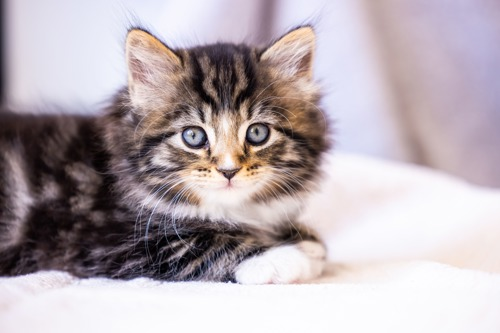
#> input picture photos/cat1.jpg, 500 x 333 px
$ python contours.py
#> lines starting #> are read from the running program, lines starting #| are printed output that depends on the picture; after the words box and inside, x2 and y2 are one past the last pixel; in counts of white or black regions, pixels touching at a corner belong together
import cv2 as cv
import numpy as np

img = cv.imread('photos/cat1.jpg')
#> img is the input picture: shape (333, 500, 3); mean B, G, R 177.9, 172.5, 183.2
cv.imshow('Cat', img)

blank = np.zeros(img.shape, dtype='uint8') # create a blank image with the same shape as the original image, the dtype parameter is used to specify the data type of the pixel values in the blank image. In this example, we will set the data type to uint8, which means that the pixel values in the blank image will be 8-bit unsigned integers, which can represent values from 0 to 255. The blank image will be used to draw the contours on it, so that we can visualize the contours without modifying the original image.
cv.imshow('Blank', blank)

gray = cv.cvtColor(img, cv.COLOR_BGR2GRAY) # convert the image to grayscale, the first parameter is the input image, and the second parameter is the color conversion code, which is used to specify how the color space of the image will be converted. In this example, we will convert the image from BGR color space to grayscale color space by setting the color conversion code to COLOR_BGR2GRAY.
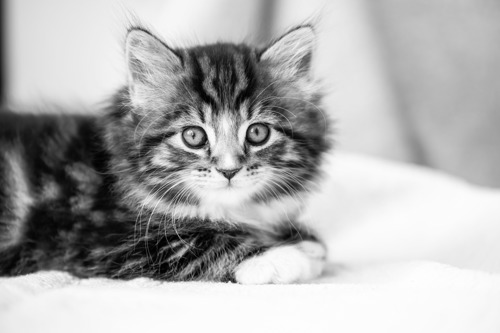
#> gray: shape (333, 500); min 0, max 255, mean 176.3
cv.imshow('Gray', gray)

blur = cv.GaussianBlur(gray, (5, 5), cv.BORDER_DEFAULT) # apply a Gaussian blur to the grayscale image to reduce noise, the first parameter is the input image, the second parameter is the kernel size, which is used to specify the size of the Gaussian kernel that will be applied to the image. In this example, we will set the kernel size to (5, 5), which means that we will use a 5x5 Gaussian kernel to blur the image. The third parameter is the border type, which is used to specify how the borders of the image will be handled when applying the Gaussian blur. In this example, we will setthe border type to BORDER_DEFAULT, which means thatthe borders ofthe image will be handled usingthe default border handling method.
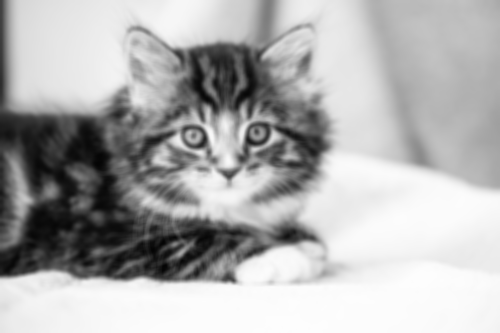
#> blur: shape (333, 500); min 4, max 253, mean 176.3
# cv.imshow('Blur', blur)

canny = cv.Canny(blur, 150, 175) # apply the Canny edge detection algorithm to the blurred image, the first parameter is the input image, the second parameter is the lower threshold for the hysteresis procedure, and the third parameter is the upper threshold for the hysteresis procedure. In this example, we will set the lower threshold to 150 and the upper threshold to 175, which will give us a good result for edge detection. The Canny edge detection algorithm works by first applying a Gaussian blur to the image to reduce noise,
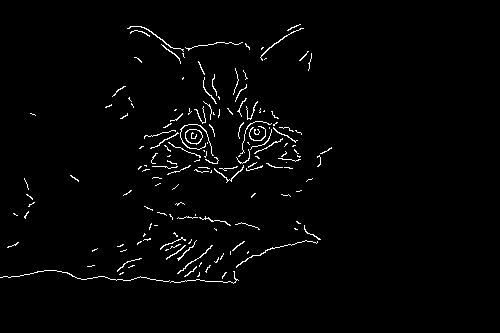
#> canny: shape (333, 500); 1.9% white in thin lines or dots, all inside (x1, y1, x2, y2) = (0, 24, 332, 284)
# then it applies the Sobel operator to calculate the gradient of the image, and finally it applies the hysteresis procedure to determine which edges are strong and which edges are weak. The Canny edge detection algorithm is a multi-stage algorithm that is used to detect edges in an image, and it is a popular choice for edge detection because it produces good results and is relatively fast.
cv.imshow('Canny', canny)

ret, thresh = cv.threshold(gray, 125, 255, cv.THRESH_BINARY) # apply a binary threshold to the grayscale image to create a binary image, the first parameter is the input image, the second parameter is the threshold value, which is used to specify the threshold for the binary thresholding operation. In this example, we will set the threshold value to 125, which means that all pixel values that are greater than or equal to 125 will be set to 255 (white), and all pixel values that are less than 125 will be set to 0 (black). The third parameter is the maximum value, which is used to specify the value that will be assigned to pixel values that are greater than or equal to the threshold value. In this example, we will set the maximum value to 255, which means that all pixel values that are greater than or equal to 125 will be set to 255 (white). The fourth parameter is the thresholding type, which is used to specify how the thresholding operation will be applied. In this example, we will set the thresholding type to THRESH_BINARY, which means that we will apply a binary thresholding operation to the image.
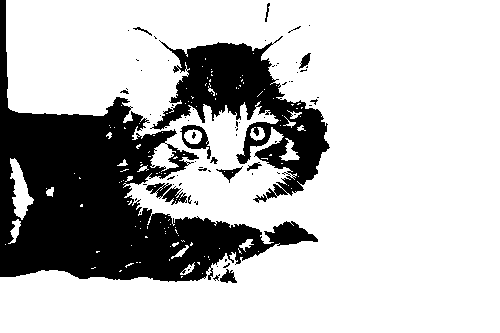
#> thresh: shape (333, 500); 74.4% white; 71 black regions (59 under 20 px)
cv.imshow('Thresholded', thresh)


# Contours
contours, hierarchies = cv.findContours(canny, cv.RETR_LIST, cv.CHAIN_APPROX_SIMPLE) # find the contours in the Canny edge detected image, the first parameter is the input image, the second parameter is the contour retrieval mode, which is used to specify how the contours will be retrieved. In this example, we will set the contour retrieval mode to RETR_LIST, which means that all contours will be retrieved and stored in a list. The third parameter is the contour approximation method, which is used to specify how the contours will be approximated. In this example, we will set the contour approximation method to CHAIN_APPROX_SIMPLE, which means that only the endpoints of the contours will be stored in the list of contours. The findContours function returns a list of contours and a list of hierarchies, where each contour is represented as a list of points that define the contour.
#> contours = 157 contours, 151 with area under 20; largest, box (x1, y1, x2, y2) and area: (185, 129, 203, 145) 200, (185, 129, 203, 144) 186, (260, 28, 304, 61) 24, (127, 26, 184, 52) 24, (214, 165, 244, 183) 23, (177, 245, 213, 274) 21
# hierarchies is a list of the same length as the number of contours, where each element in the hierarchies list is a list of four values that represent the hierarchy of the contour. The first value is the index of the next contour at the same hierarchical level, the second value is the index of the previous contour at the same hierarchical level, the third value is the index of the first child contour, and the fourth value is the index of the parent contour. The hierarchy information can be used to determine the relationship between contours, such as whether a contour is a child of another contour or whether a contour is a parent of another contour.
# For example, if we have a contour that is a child of another contour, we can use the hierarchy information to determine the relationship between the two contours and how they are nested within each other. The hierarchy information can also be used to filter out contours based on their hierarchical level, such as only keeping contours that are at a certain hierarchical level or only keeping contours that are children of a certain contour.
print(f'{len(contours)} contours found!') # print the number of contours found in the image
#| 157 contours found!

cv.drawContours(blank, contours, -1, (0, 0, 255), 1) # draw the contours on the blank image, the first parameter is the input image, the second parameter is the list of contours, the third parameter is the contour index, which is used to specify which contour to draw. If the contour index is set to -1, all contours will be drawn. The fourth parameter is the color of the contours, which is specified as a tuple of BGR values. In this example, we will set the color to (0, 0, 255), which means that the contours will be drawn in blue. The fifth parameter is the thickness of the contours, which is used to specify how thick the contours will be drawn. In this example, we will set the thickness to 1, which means that the contours will be drawn with a thickness of 1 pixel.
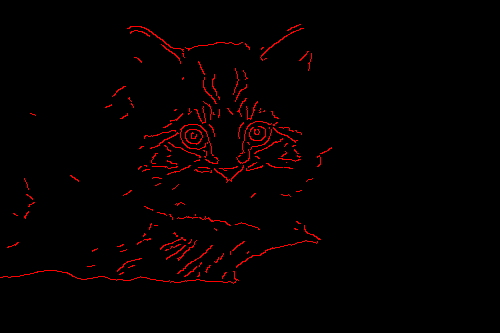
#> blank: shape (333, 500, 3); mean of channels 0, 1, 2 0, 0, 4.7; drawn as B, G, R
cv.imshow('Contours Drawn', blank)

cv.waitKey(0)

$ run again, with photos/cat2.jpg copied over photos/cat1.jpg
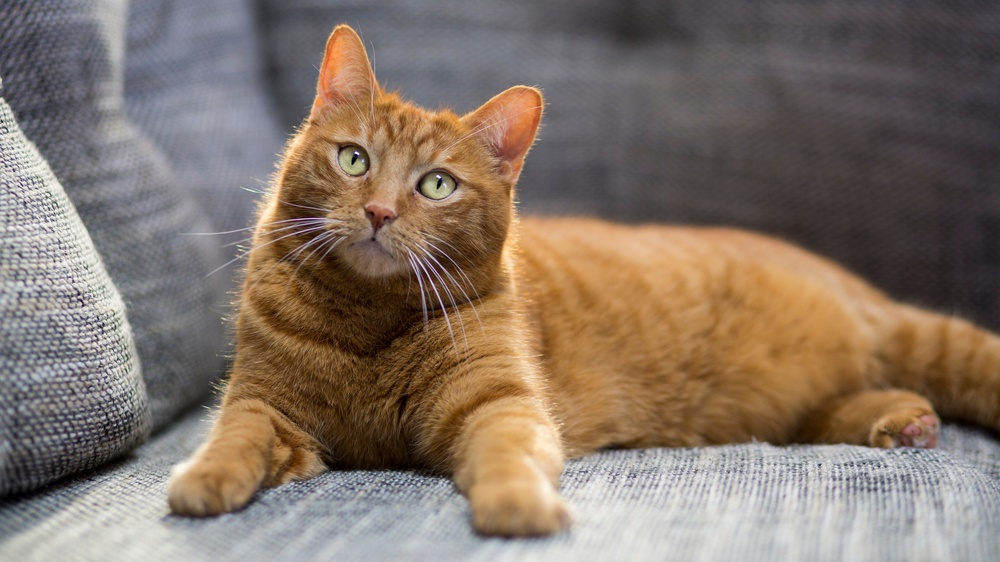
#> input picture photos/cat2.jpg, 1000 x 562 px, shrunk from 2121 x 1193 before the run
#> img is the input picture: shape (562, 1000, 3); mean B, G, R 103.8, 116.1, 131.8
#> canny: shape (562, 1000); 0.58% white in thin lines or dots
#> `ret, thresh = cv.threshold(gray, 125, 255, cv.THRESH_BINARY)`:
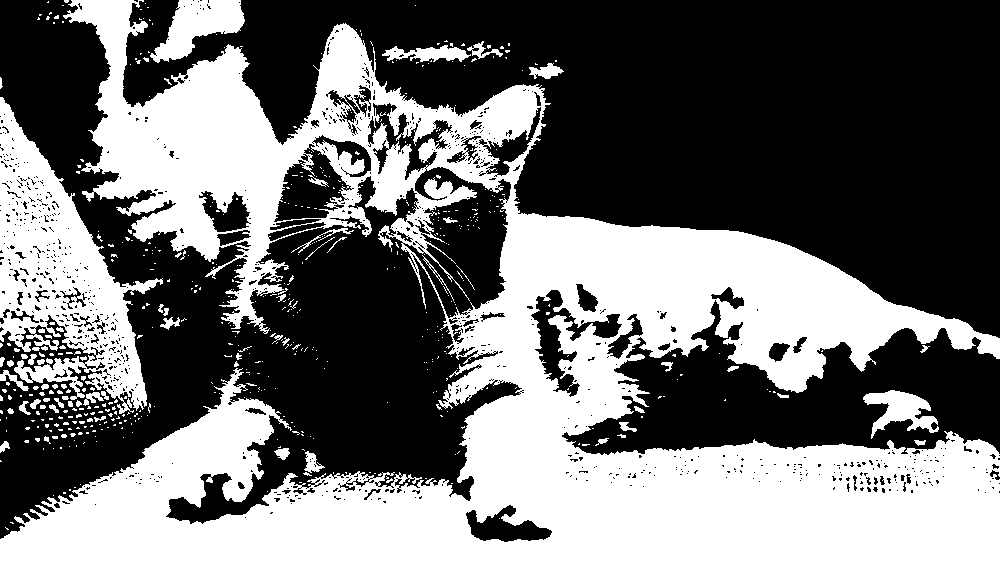
#> thresh: shape (562, 1000); 43.6% white; 553 white regions (485 under 20 px)
#> contours = 235 contours, 233 with area under 20; largest, box (x1, y1, x2, y2) and area: (0, 97, 127, 308) 102, (427, 249, 454, 278) 25
#| 235 contours found!
#> `cv.drawContours(blank, contours, -1, (0, 0, 255), 1)`:
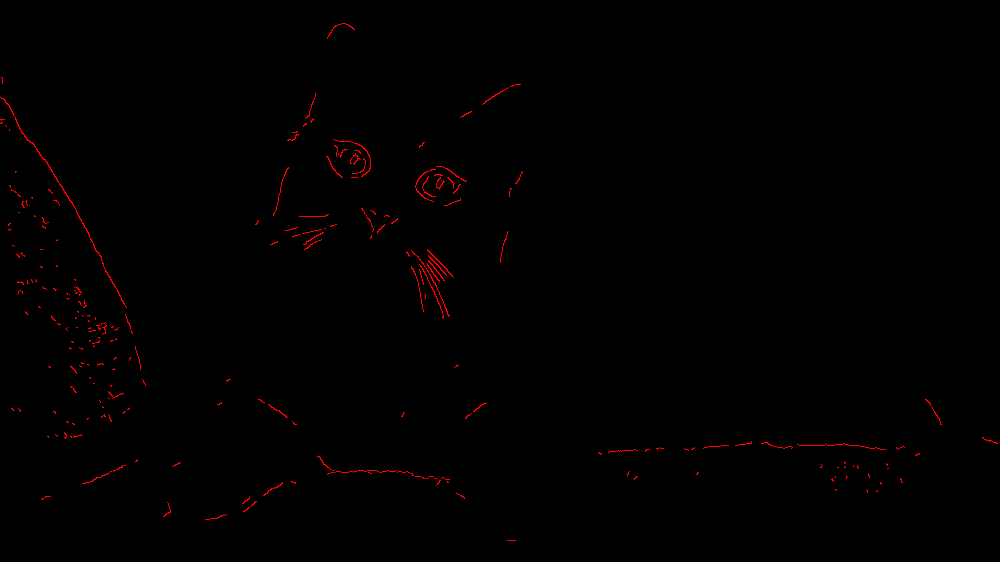
#> blank: shape (562, 1000, 3); mean of channels 0, 1, 2 0, 0, 1.5; drawn as B, G, R

$ run again, with photos/messi1.jpg copied over photos/cat1.jpg
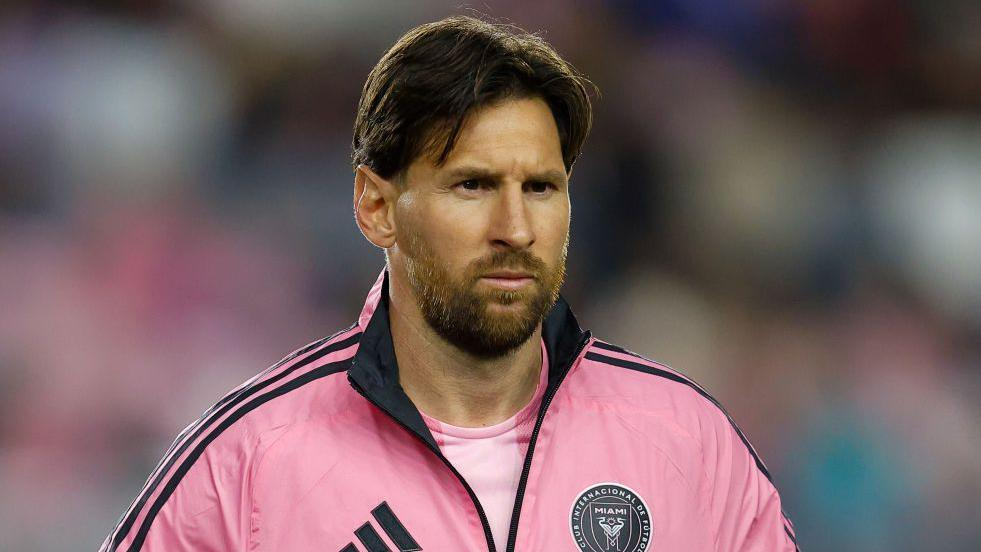
#> input picture photos/messi1.jpg, 981 x 552 px
#> img is the input picture: shape (552, 981, 3); mean B, G, R 97.3, 95.4, 117.8
#> canny: shape (552, 981); 1.1% white in thin lines or dots, all inside (x1, y1, x2, y2) = (98, 22, 796, 552)
#> `ret, thresh = cv.threshold(gray, 125, 255, cv.THRESH_BINARY)`:
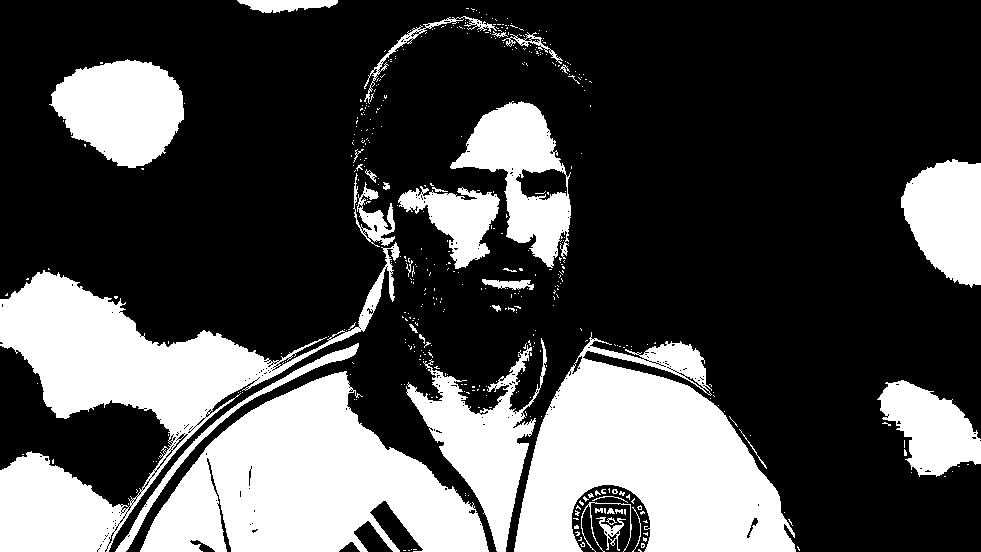
#> thresh: shape (552, 981); 29.8% white; 452 white regions (415 under 20 px)
#> contours = 146 contours, 131 with area under 20; largest, box (x1, y1, x2, y2) and area: (110, 278, 385, 552) 182, (116, 342, 357, 552) 166, (127, 344, 360, 552) 145, (140, 370, 345, 552) 120, (584, 351, 787, 521) 98
#| 146 contours found!
#> `cv.drawContours(blank, contours, -1, (0, 0, 255), 1)`:
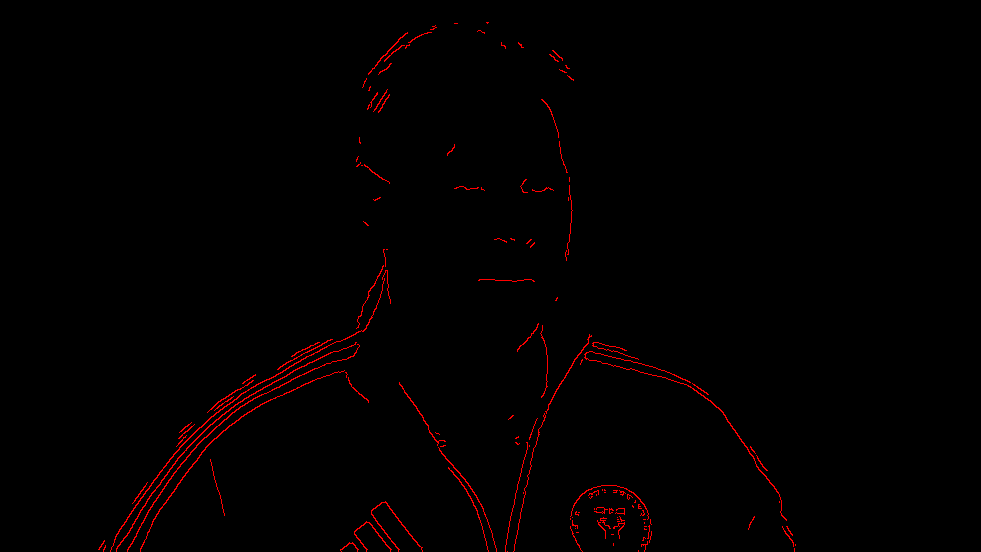
#> blank: shape (552, 981, 3); mean of channels 0, 1, 2 0, 0, 2.7; drawn as B, G, R
